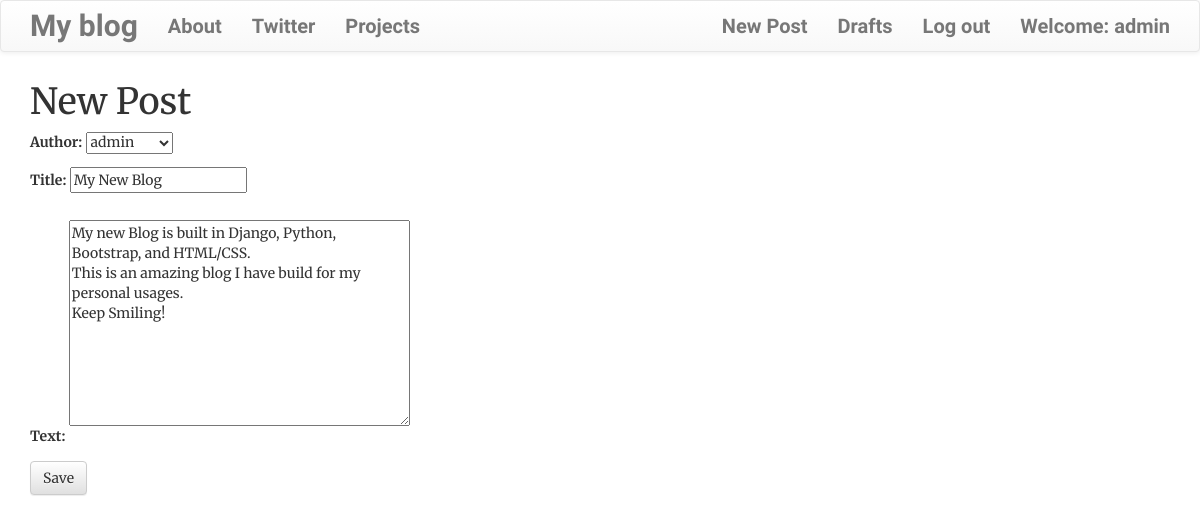
Screenshot of /post/1/edit/ (signed in) with the database file from the repository.
### blog/models.py (models this page shows, shortened)
class Post(models.Model):
    author = models.ForeignKey('auth.User', on_delete=models.CASCADE)
    title = models.CharField(max_length=200)
    text = models.TextField()
    create_date = models.DateTimeField(default=timezone.now)
    published_date = models.DateTimeField(blank=True, null=True)

### blog/views.py (the view)
# urls.py: path('post/<int:pk>/edit/', views.PostUpdateView.as_view(), name='post_edit'),
class PostUpdateView(LoginRequiredMixin, UpdateView):
    login_url = '/login/'
    redirect_field_name = 'blog/post_detail.html'
    form_class = PostForm
    model = Post

### blog/forms.py
class PostForm(forms.ModelForm):
    class Meta():
        model = Post
        fields = ('author', 'title', 'text')
        widgets = {
            'title': forms.TextInput(attrs={'class':'textinputclass'}),
            'text':forms.Textarea(attrs={'class':'editable medium-editor-textarea postcontent'})
        }

### blog/templates/blog/post_form.html (shortened to what this page needs)
{% extends 'blog/base.html'%}
{% block content %}
    <h1>New Post </h1>
    <form action="" method="POST"   class="post-form">
        {{form.as_p}}
        <button type='submit' class='save btn btn-default'>Save</button>
    </form>
{% endblock %}

### blog/templates/blog/base.html (shortened to what this page needs)
<!DOCTYPE html>
{% load static %}
<html>
    <head>
        <link rel="stylesheet" href="https://maxcdn.bootstrapcdn.com/bootstrap/3.3.7/css/bootstrap.min.css">
        <link rel="stylesheet" href="https://maxcdn.bootstrapcdn.com/bootstrap/3.3.7/css/bootstrap-theme.min.css">
        <link rel="stylesheet" href="//cdn.jsdelivr.net/npm/medium-editor@latest/dist/css/medium-editor.min.css" type="text/css" media="screen" charset="utf-8">
        <link rel="stylesheet" href="{% static 'css/blog.css' %}">
<body class='loader'>
  <nav class="navbar navbar-default techfont custom-navbar">
    <div class="container">
      <ul class="nav navbar-nav">
        <li><a class='navbar-brand bigbrand' href="{% url 'post_list' %}">My blog</a></li>
        <li><a href="{% url 'about'%}">About</a></li>
        <li><a href="https://twitter.com/siddbadal" target='_blank'>Twitter</a></li>
        <li><a href="https://sidharthbadal.netlify.app" target='_blank'>Projects</a></li>
      </ul>
      <ul class="nav navbar-nav navbar-right">
        {% if user.is_authenticated %}
        <li>
          <a href="{% url 'post_new' %}" >New Post</a>
        </li>
        <li>
          <a href="{% url 'post_draft_list' %}">Drafts</a>
        </li>
        <li>
          <a href="{% url 'logout' %}" >Log out</a>
        </li>
        <li>
          <a >Welcome: {{ user.username }}</a>
        </li>
          {% else %}
          <li><a class='nav navbar-right' href="{% url 'login' %}" ><span class="glyphicon glyphicon-user"></span></a></li>
        {% endif %}
      </ul>
  </div>
</nav>
        <div class="content container">
            <div class="row">
                <div class="col-md-8">
                  <div class="blog_posts">
                    {% block content %}
                    {% endblock %}
                  </div>
                </div>
            </div>
        </div>
</body>
</html>

### blog/static/css/blog.css (style rules this page uses)
body { background-color: #fff; font-family: 'Merriweather', serif; }
.techfont { margin-bottom: 10px; }
.postcontent { margin-top: 15px; margin-bottom: 15px; }
.navbar { font-weight: bolder; font-size: 2rem; font-family: 'Indie Flower', cursive; }
.navbar-brand { font-size: 3rem; }

### rows the page displays
Post: author "admin", title "My New Blog", text "My new Blog is built in Django, Python, Bootstrap, and HTML/CSS. This is an amazing blog I have build for my personal usages. Keep Smiling!"

### other values shown
{{ user.username }} "admin"
